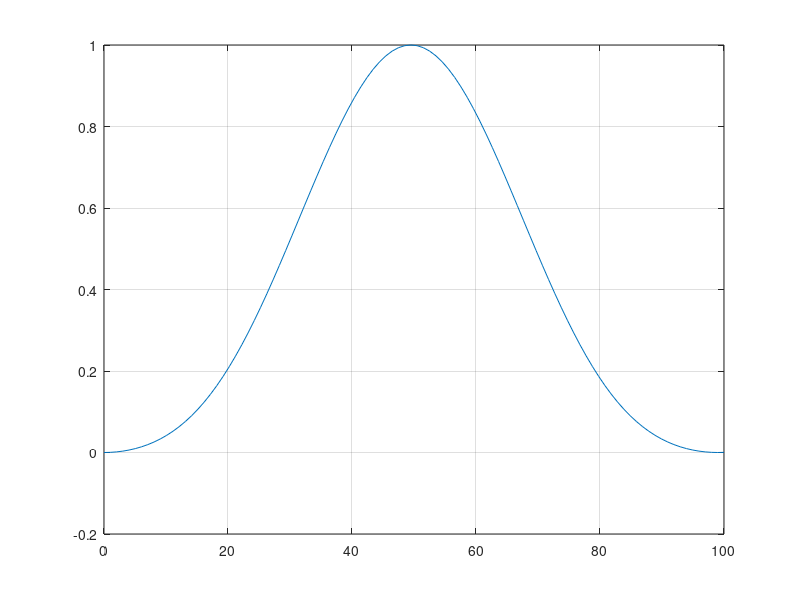
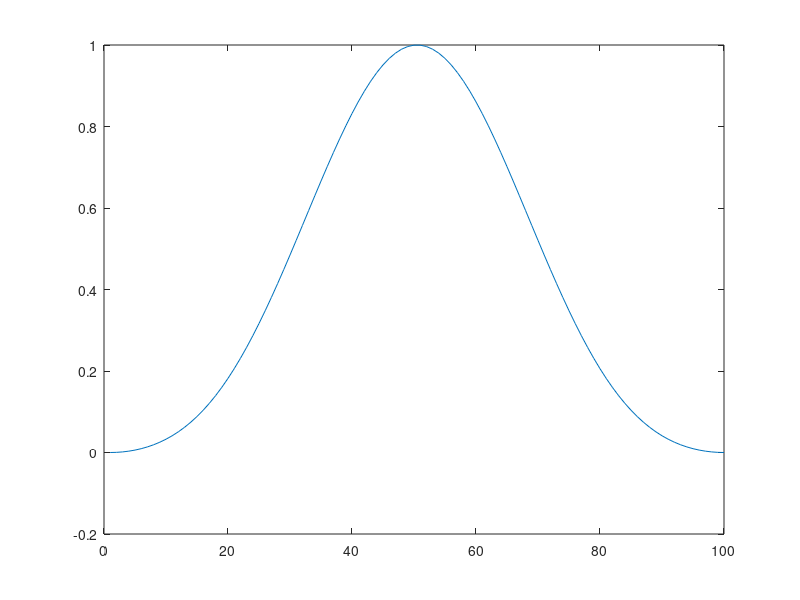

MATLAB code for these plots, in order:
%% testing a Blackman window

% Selfmade
i = linspace(0,100);
m = linspace(0,100);
M = 100-1;
w =@(i) 0.42-0.5*cos(2*pi*i./M)+0.08*cos(4*pi*i./M);

%% plotting the Blackman window

% the Blackman window on length N creates a function centered in N/2
plot(m,w(i));
grid on

% mathworks function
figure(2);
plot(blackman(100));    % the parameter is the length of the window

%% filter kernel

h =@(i) w(i)*(sin(2*pi*fc(i-M*0.5)))/(i-M*0.5);
